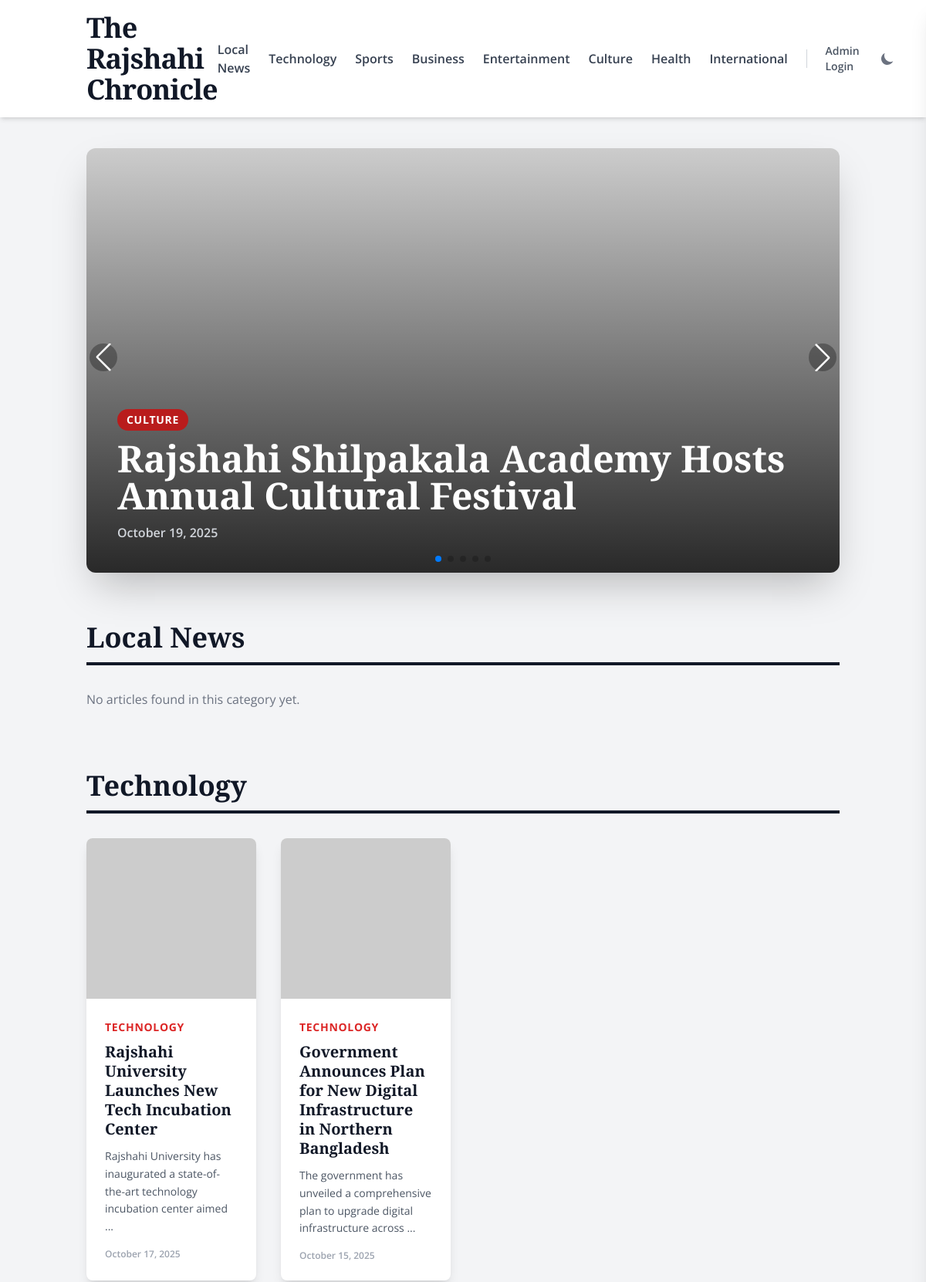
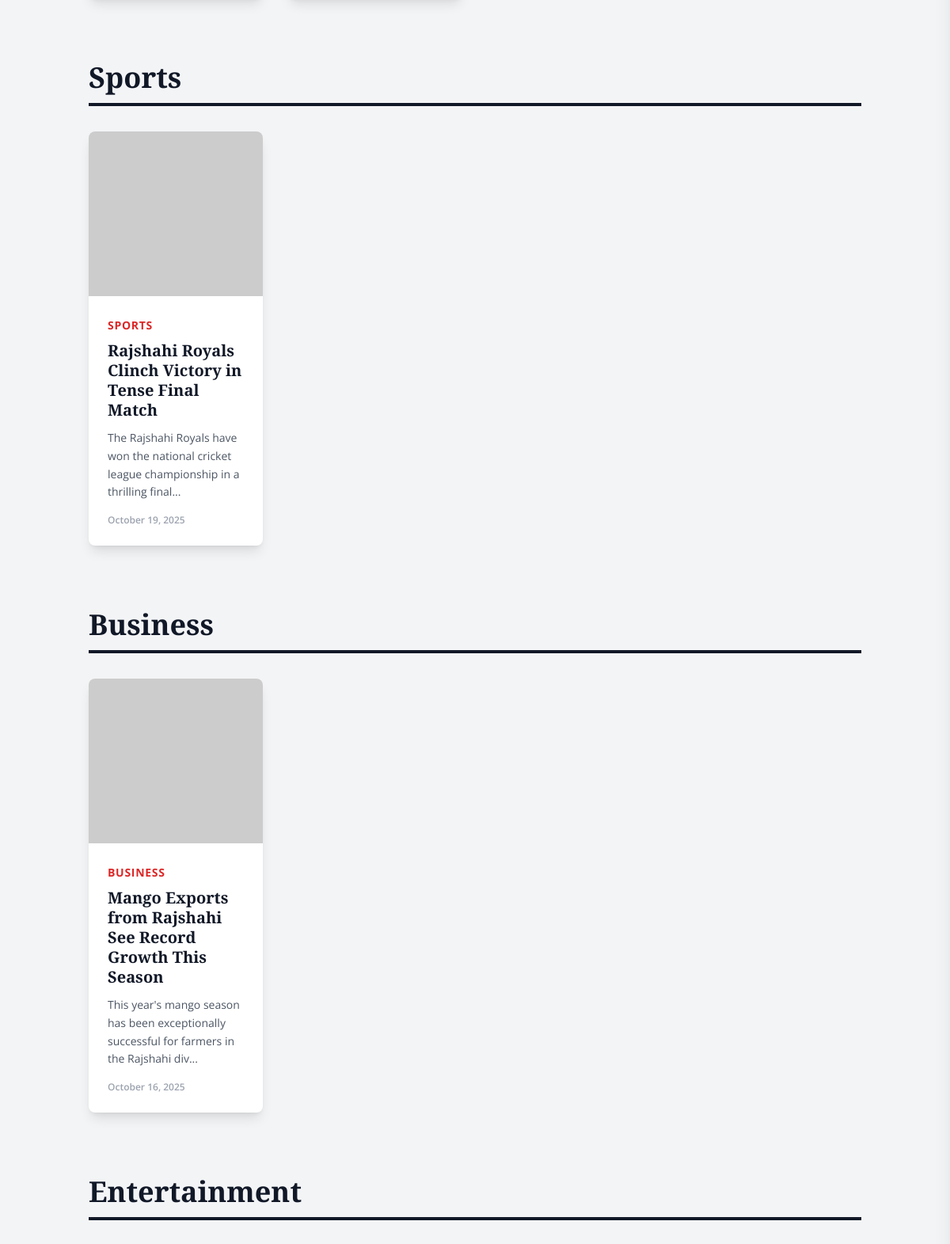
The page / (upper part) on the database its author committed (2 pictures, top to bottom).
### tables this page shows
CREATE TABLE `articles` (
  `id` int(11) NOT NULL,
  `title` varchar(255) NOT NULL,
  `content` text NOT NULL,
  `image_url` varchar(2083) NOT NULL,
  `category` varchar(50) NOT NULL,
  `created_at` timestamp NOT NULL DEFAULT current_timestamp()
);

### index.php (the view, shortened to what this page needs)
<?php
require_once 'config/database.php';
$stmt = $pdo->query("SELECT * FROM articles ORDER BY created_at DESC");
$articles = $stmt->fetchAll();
$categories = ['Local News', 'Technology', 'Sports', 'Business', 'Entertainment', 'Culture', 'Health', 'International'];
$articles_by_category = [];
foreach ($categories as $category) {
    $stmt = $pdo->prepare("SELECT * FROM articles WHERE category = ? ORDER BY created_at DESC LIMIT 4");
    $stmt->execute([$category]);
    $articles_by_category[$category] = $stmt->fetchAll();
}
$featured_articles = array_slice($articles, 0, 5);
?>
<!DOCTYPE html>
<html lang="en" class="scroll-smooth">
<head>
    <link rel="stylesheet" href="dist/output.css">
    <link rel="stylesheet" href="https://unpkg.com/swiper/swiper-bundle.min.css" />
</head>
<body class="bg-gray-100 dark:bg-gray-900 font-sans text-gray-800 dark:text-gray-200 antialiased transition-colors duration-300">
    <header class="bg-white dark:bg-gray-800 shadow-md sticky top-0 z-50">
        <div class="container mx-auto px-6">
            <div class="flex justify-between items-center py-4">
                <a href="#" class="text-3xl lg:text-4xl font-serif font-black text-gray-900 dark:text-white tracking-tight">The Rajshahi Chronicle</a>
                <div class="flex items-center">
                    <nav class="hidden md:flex items-center space-x-6 text-base font-semibold">
                        <?php foreach ($categories as $category): ?>
                            <a href="#<?= strtolower(str_replace(' ', '-', $category)) ?>" class="text-gray-700 dark:text-gray-300 hover:text-red-700 dark:hover:text-red-500 transition-colors duration-300"><?= htmlspecialchars($category) ?></a>
                        <?php endforeach; ?>
                    </nav>
                    <div class="flex items-center space-x-2 sm:space-x-4">
                         <a href="admin/" class="hidden sm:block text-sm font-semibold text-gray-600 dark:text-gray-300 hover:text-red-700 dark:hover:text-red-500 transition-colors duration-300">Admin Login</a>
                         <button id="theme-toggle" type="button" class="text-gray-500 dark:text-gray-400 hover:bg-gray-100 dark:hover:bg-gray-700 focus:outline-none focus:ring-4 focus:ring-gray-200 dark:focus:ring-gray-700 rounded-lg text-sm p-2.5">
                            <svg id="theme-toggle-dark-icon" class="hidden w-5 h-5" fill="currentColor" viewBox="0 0 20 20" xmlns="http://www.w3.org/2000/svg"><path d="M17.293 13.293A8 8 0 016.707 2.707a8.001 8.001 0 1010.586 10.586z"></path></svg>
                        </button>
                    </div>
                </div>
            </div>
        </div>
    </header>
    <main class="container mx-auto px-6 py-10">
        <?php if (!empty($featured_articles)): ?>
        <section class="mb-16">
            <div class="swiper h-[550px] rounded-xl overflow-hidden shadow-2xl relative">
                <div class="swiper-wrapper">
                    <?php foreach ($featured_articles as $article): ?>
                    <div class="swiper-slide relative">
                        <img src="<?= htmlspecialchars($article['image_url']) ?>" alt="<?= htmlspecialchars($article['title']) ?>" class="w-full h-full object-cover">
                        <div class="absolute inset-0 bg-gradient-to-t from-black/80 to-transparent"></div>
                        <div class="absolute bottom-0 left-0 p-10 text-white">
                            <span class="inline-block bg-red-700 text-white text-sm font-bold px-3 py-1 rounded-full mb-3 uppercase tracking-wider"><?= htmlspecialchars($article['category']) ?></span>
                            <h2 class="text-3xl sm:text-5xl font-serif font-bold leading-tight mb-3">
                                <a href="single.php?id=<?= $article['id'] ?>" class="hover:underline"><?= htmlspecialchars($article['title']) ?></a>
                            </h2>
                            <p class="text-gray-300 font-semibold"><?= date('F j, Y', strtotime($article['created_at'])) ?></p>
                        </div>
                    </div>
                    <?php endforeach; ?>
                </div>
                <div class="swiper-pagination"></div>
                <div class="swiper-button-next"></div>
                <div class="swiper-button-prev"></div>
            </div>
        </section>
        <?php endif; ?>
        <?php foreach ($categories as $category): ?>
        <section id="<?= strtolower(str_replace(' ', '-', $category)) ?>" class="mb-20">
            <div class="flex items-center border-b-4 border-gray-900 dark:border-gray-200 pb-3 mb-8">
                 <h2 class="text-3xl lg:text-4xl font-serif font-bold text-gray-900 dark:text-white"><?= htmlspecialchars($category) ?></h2>
            </div>
            <div class="grid grid-cols-1 md:grid-cols-2 lg:grid-cols-4 gap-8">
                <?php if (!empty($articles_by_category[$category])): ?>
                    <?php foreach ($articles_by_category[$category] as $article): ?>
                        <div class="bg-white dark:bg-gray-800 rounded-lg shadow-lg overflow-hidden group transform hover:-translate-y-2 transition-transform duration-300 ease-in-out">
                            <a href="single.php?id=<?= $article['id'] ?>" class="block">
                                <div class="h-52 overflow-hidden">
                                    <img src="<?= htmlspecialchars($article['image_url']) ?>" alt="<?= htmlspecialchars($article['title']) ?>" class="w-full h-full object-cover group-hover:scale-110 transition-transform duration-500 ease-in-out">
                                </div>
                                <div class="p-6">
                                    <span class="text-sm font-bold text-red-600 dark:text-red-500 uppercase tracking-wider"><?= htmlspecialchars($article['category']) ?></span>
                                    <h3 class="text-xl font-serif font-bold text-gray-900 dark:text-white mt-2 mb-3 leading-tight group-hover:text-red-700 dark:group-hover:text-red-500 transition-colors duration-300">
                                        <?= htmlspecialchars($article['title']) ?>
                                    </h3>
                                    <p class="text-gray-600 dark:text-gray-400 text-sm leading-relaxed">
                                        <?= htmlspecialchars(substr($article['content'], 0, 90)) ?>...
                                    </p>
                                    <p class="text-xs text-gray-400 dark:text-gray-500 mt-4 font-semibold"><?= date('F j, Y', strtotime($article['created_at'])) ?></p>
                                </div>
                            </a>
                        </div>
                    <?php endforeach; ?>
                <?php else: ?>
                    <p class="text-gray-500 dark:text-gray-400 col-span-full">No articles found in this category yet.</p>
                <?php endif; ?>
            </div>
        </section>
        <?php endforeach; ?>
    </main>
</body>
</html>

### index.php (style rules this page uses)
.swiper-button-next, .swiper-button-prev { color: #ffffff; background-color: rgba(0, 0, 0, 0.3); border-radius: 9999px; width: 36px; height: 36px; transition: background-color 0.3s ease; }
.swiper-button-next::after, .swiper-button-prev::after { font-size: 1.25rem; font-weight: 900; }

### rows shown on the page
articles: category "CULTURE", title "Rajshahi Shilpakala Academy Hosts Annual Cultural Festival", created_at "October 19, 2025"
articles: category "TECHNOLOGY", title "Rajshahi University Launches New Tech Incubation Center", content "Rajshahi University has inaugurated a state-of-the-art technology incubation center aimed", created_at "October 17, 2025"
articles: category "TECHNOLOGY", title "Government Announces Plan for New Digital Infrastructure in Northern Bangladesh", content "The government has unveiled a comprehensive plan to upgrade digital infrastructure across", created_at "October 15, 2025"
articles: category "SPORTS", title "Rajshahi Royals Clinch Victory in Tense Final Match", content "The Rajshahi Royals have won the national cricket league championship in a thrilling final", created_at "October 19, 2025"
articles: category "BUSINESS", title "Mango Exports from Rajshahi See Record Growth This Season", content "This year's mango season has been exceptionally successful for farmers in the Rajshahi div", created_at "October 16, 2025"

### other values the page prints
$category "Local News"
$category "Technology"
$category "Sports"
$category "Business"
$category "Entertainment"
$category "Culture"
$category "Health"
$category "International"
